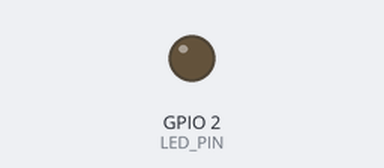
Simulated run of this sketch. Board: ESP32. On the bench: output pins drawn as LEDs (lit = HIGH). WiFi joins after 1.5 s; servers stay silent unless stated; what the sketch prints to the serial monitor is not drawn.

Above: at 0.1 s.
At 1.2 s:
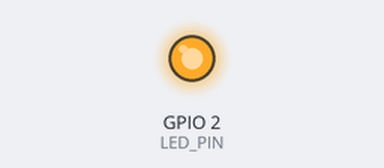
Timing chart, 0 to 2.7 s (numbered marks = the images above):
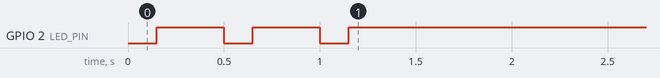

The sketch:

ESP32_WebServer.ino
```cpp
/*
 * ESP32 交互式 Web 控制台 Demo
 * ------------------------------------------
 * 功能：
 *   1. STA 模式连接路由器，启动 Web 服务器（端口 80）
 *   2. 浏览器打开网页 → 实时开关 LED（GPIO2 板载蓝灯）
 *   3. 每 2 秒刷新 ADC 电压 / WiFi 信号强度 / 芯片温度
 *   4. mDNS：访问 http://esp32-devkit.local 免记 IP
 *
 * 硬件：通用 ESP32 DevKit（ESP32-WROOM-32 模组，
 *       USB 转串口 CP2102 / CH340 / CH9102，MICRO 或 TYPE-C 口）
 *
 * 【Arduino IDE 设置】
 *   板型：ESP32 Dev Module（espressif 官方 esp32 by Espressif Systems ≥ 2.x/3.x）
 *   USB 驱动：按板上实际桥接芯片装
 *     - CP2102 → Silicon Labs CP210x VCP 驱动
 *     - CH340  → Win10+ 一般免驱，设备管理器出现 COM 口即可
 *     - CH9102 → 沁恒 CH343/CH9102 驱动（设备管理器若显示"未知设备"必装）
 *   烧录方式：自动下载电路，直接点"上传"即可；
 *             若卡在 "Connecting...."，按住 BOOT 键点上传，
 *             出现 Connecting 后松开 BOOT。
 *
 * 【板载 LED】GPIO2 蓝色灯，低电平点亮。
 *             烧录后启动时会先闪 3 下确认引脚正确。
 *
 * 【与 ESP8266 版的差异】
 *   WiFi 库     ESP8266WiFi.h      → WiFi.h
 *   Web 库      ESP8266WebServer.h → WebServer.h
 *   mDNS 库     ESP8266mDNS.h      → ESPmDNS.h（注意 loop 里不需要 MDNS.update()）
 *   ADC        单通道 10bit       → 多通道 12bit（本例用 GPIO34，仅输入脚）
 *   ADC 电压   需外部分压换算     → 默认 12dB 衰减，约 0~3.3V 满量程
 */

#include <WiFi.h>
#include <WebServer.h>
#include <ESPmDNS.h>

// ============ 1. 修改为你的路由器 ============
const char* WIFI_SSID = "YourWiFi_SSID";
const char* WIFI_PASS = "YourWiFi_Password";

WebServer server(80);
const int LED_PIN = 2;                 // 内置 LED
const int ADC_PIN = 34;                // GPIO34：仅输入，ADC1_CH6，安全又好用
bool ledOn = false;                    // true = 灯亮（GPIO2 低电平点亮）

// ============ 2. 网页（烧录进 Flash，无需外置文件） ============
const char INDEX_HTML[] PROGMEM = R"rawliteral(<!DOCTYPE html>
<html lang="zh-CN">
<head>
<meta charset="utf-8">
<meta name="viewport" content="width=device-width,initial-scale=1">
<title>ESP32 控制台</title>
<style>
  body{font-family:system-ui;background:#0f172a;color:#e2e8f0;
       max-width:520px;margin:0 auto;padding:24px}
  h1{font-size:20px} .card{background:#1e293b;border-radius:12px;
       padding:20px;margin:16px 0}
  #led{width:64px;height:64px;border-radius:50%;margin:0 auto 12px;
       background:#334155;transition:.15s}
  #led.on{background:#facc15;box-shadow:0 0 32px #facc1555}
  button{width:100%;padding:14px;font-size:16px;border:none;
       border-radius:10px;background:#3b82f6;color:#fff;cursor:pointer}
  button:active{transform:scale(.97)}
  .row{display:flex;justify-content:space-between;padding:8px 0;
       border-bottom:1px solid #334155}
  .val{font-variant-numeric:tabular-nums;color:#38bdf8}
  #bar{height:8px;background:#334155;border-radius:4px;overflow:hidden}
  #bar i{display:block;height:100%;width:50%;background:#22c55e}
</style>
</head>
<body>
<h1>🎛️ ESP32 Web 控制台</h1>

<div class="card" style="text-align:center">
  <div id="led"></div>
  <button onclick="toggle()">切换 LED</button>
</div>

<div class="card">
  <div class="row"><span>ADC 原始值</span><span class="val" id="adc">--</span></div>
  <div class="row"><span>电压（GPIO34）</span><span class="val" id="volt">--</span></div>
  <div class="row"><span>WiFi 信号</span><span class="val" id="rssi">--</span></div>
  <div class="row"><span>芯片温度</span><span class="val" id="temp">--</span></div>
  <div class="row"><span>IP 地址</span><span class="val" id="ip">--</span></div>
  <div id="bar" style="margin-top:12px"><i id="barfill"></i></div>
</div>

<script>
// 开关 LED：写操作，立即返回最新状态
function toggle(){
  fetch('/api/led?on=' + (ledState?0:1), {method:'POST'})
    .then(r=>r.json()).then(apply);
}
// 轮询状态：每 2 秒一次（GET 幂等，轻量）
setInterval(poll, 2000);
function poll(){ fetch('/api/status').then(r=>r.json()).then(apply); }
let ledState = false;
function apply(d){
  ledState = d.led;
  document.getElementById('led').className = d.led ? 'on' : '';
  document.getElementById('adc').textContent  = d.adc;
  document.getElementById('volt').textContent = d.volt.toFixed(3) + ' V';
  document.getElementById('rssi').textContent = d.rssi + ' dBm';
  document.getElementById('temp').textContent = d.temp.toFixed(1) + ' ℃';
  document.getElementById('ip').textContent   = d.ip;
  document.getElementById('barfill').style.width =
      Math.min(100, Math.max(0, (d.rssi+90)/50*100)) + '%';
}
poll();
</script>
</body></html>)rawliteral";

// ============ 3. API：状态查询 / LED 控制 ============
void handleStatus() {
  int raw = analogRead(ADC_PIN);
  String json = "{";
  json += "\"led\":"  + String(ledOn ? 1 : 0);
  json += ",\"adc\":" + String(raw);
  json += ",\"volt\":" + String(raw * 3.3 / 4095.0);   // 12bit 满量程 3.3V
  json += ",\"rssi\":" + String(WiFi.RSSI());
  json += ",\"temp\":" + String(temperatureRead(), 1);    // 片上温度传感器
  json += ",\"ip\":\"" + WiFi.localIP().toString() + "\"";
  json += "}";
  server.send(200, "application/json", json);
}

void handleLed() {
  if (server.hasArg("on")) {
    ledOn = (server.arg("on") == "1");
    digitalWrite(LED_PIN, ledOn ? LOW : HIGH);   // 低电平点亮
  }
  handleStatus();
}

// ============ 4. 启动流程 ============
void setup() {
  Serial.begin(115200);
  pinMode(LED_PIN, OUTPUT);
  digitalWrite(LED_PIN, HIGH);                 // 初始熄灭
  analogReadResolution(12);                    // ADC 12bit（0~4095）
  analogSetPinAttenuation(ADC_PIN, ADC_11db);  // 衰减到约 0~3.3V 量程

  // 上电自检：LED 闪 3 下（约 1.5s），确认引脚选对了
  for (int i = 0; i < 3; i++) {
    digitalWrite(LED_PIN, LOW);  delay(150);
    digitalWrite(LED_PIN, HIGH); delay(350);
  }

  WiFi.mode(WIFI_STA);
  WiFi.begin(WIFI_SSID, WIFI_PASS);
  Serial.printf("\n连接 WiFi: %s ", WIFI_SSID);
  while (WiFi.status() != WL_CONNECTED) {
    delay(400); Serial.print('.');
  }
  Serial.printf("\n已连接，IP = %s\n", WiFi.localIP().toString().c_str());

  server.on("/",        HTTP_GET,  []() {
    server.send_P(200, "text/html", INDEX_HTML);
  });
  server.on("/api/status", HTTP_GET,  handleStatus);
  server.on("/api/led",    HTTP_POST, handleLed);
  server.begin();
  Serial.println("HTTP 服务器已启动 (端口 80)");

  if (MDNS.begin("esp32-devkit")) {
    Serial.println("mDNS: http://esp32-devkit.local");
  }
}

void loop() {
  server.handleClient();
}
```
